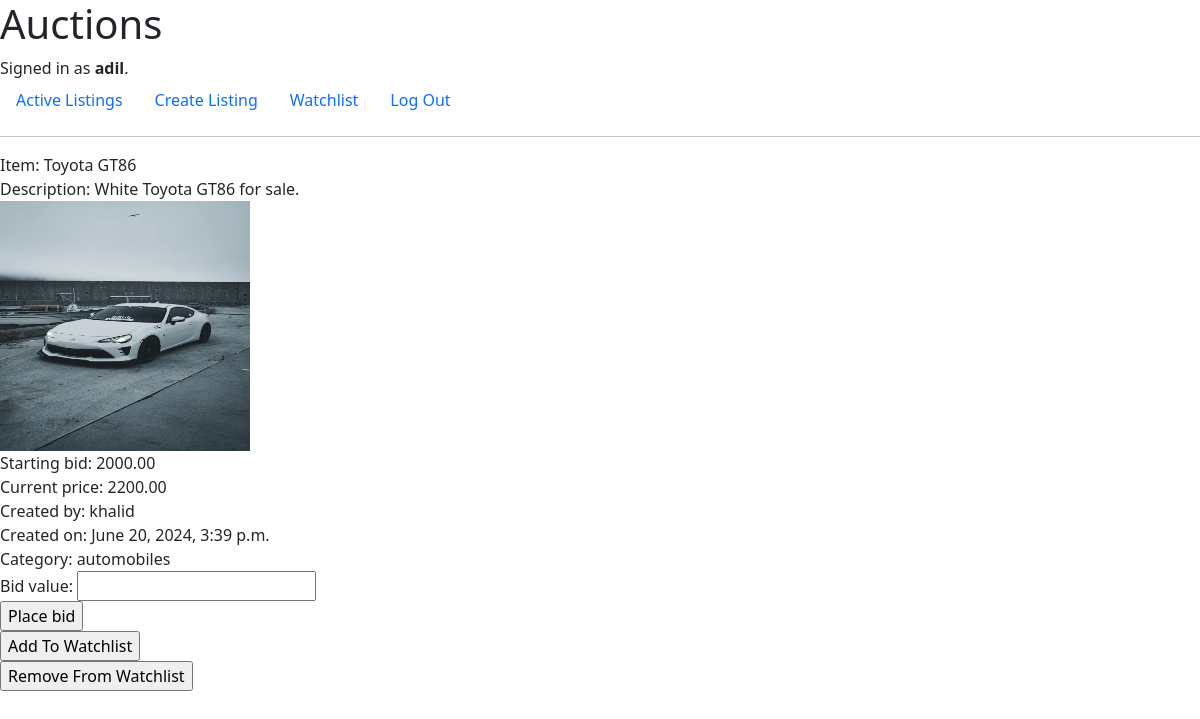
Screenshot of /6 (signed in) with the database file from the repository.
### auctions/models.py (models this page shows, shortened)
class User(AbstractUser):
    pass

class Listing(models.Model):
    category_choices = [('fashion','Fashion'),
                        ('electronics','Electronics'),
                        ('health','Health'),
                        ('toys','Toys'),
                        ('home','Home'),
                        ('jewelry','Jewelry'),
                        ('automobiles','Automobiles'),
                        ('luxury', 'Luxury')
                        ]
    item_name = models.CharField(max_length=64)
    created_by = models.ForeignKey(User, on_delete=models.CASCADE, related_name="listings")
    created_date = models.DateTimeField(default=now)
    description = models.TextField(max_length=300, default="Add description")
    starting_bid = models.DecimalField(max_digits=10,decimal_places=2)
    current_price = models.DecimalField(max_digits=10,decimal_places=2,null=True,blank=True)
    image = models.ImageField(upload_to='images', blank=True, null=True)
    category = models.CharField(max_length=50, default="Add category", choices=category_choices, blank=True)
    status = models.BooleanField(default=True)

### auctions/views.py (the view, shortened to what this page needs)
# urls.py: path("<int:listing_id>", views.view_listing, name="view_listing"),
def view_listing(request, listing_id):
    bid_form = BidForm()
    listing = Listing.objects.get(pk=listing_id)
    bid = listing.bids.last() # get bids associated with the listing; bids is a QuerySet object
    if bid:
        highest_bid = bid.bid_value
        winner = bid.placed_by
        listing.current_price = highest_bid
    else:
        listing.current_price = listing.starting_bid
        winner = None
    return render(request, "auctions/view_listing.html", {
        "listing": listing,
        "bid_form": bid_form,
        "winner" : winner
    })

### auctions/forms.py
class BidForm(ModelForm):
    class Meta:
        model = Bid
        fields = ['bid_value']

### auctions/templates/auctions/view_listing.html (shortened to what this page needs)
{% extends "auctions/layout.html" %}
{% block body %}
    <div>
        <div>Item: {{ listing.item_name }}</div>
        <div>Description: {{ listing.description }}</div>
        {% if listing.image %}
            <div><img src="{{ listing.image.url }}" alt="listing.item_name" height="250" width="250"></div>
        {% endif %}
        <div>Starting bid: {{ listing.starting_bid }}</div>
        <div>Current price: {{ listing.current_price }}</div>
        <div>Created by: {{ listing.created_by }}</div>
        <div>Created on: {{ listing.created_date}}</div>
        <div>Category: {{ listing.category }}</div>
    </div>
    {% if user.is_authenticated %}
        {% if listing.status == True %}
            <div>
            <form action="{% url 'view_listing' listing.id %}" method="post">
                {{ bid_form }}
                <input type="submit" value="Place bid">
            </form>
            </div>
                <div>
                    <form action="{% url 'add_to_watchlist' listing.id %}" method="post">
                        <input type="submit" value="Add To Watchlist">
                    </form>
                    <form action="{% url 'remove_from_watchlist' listing.id %}" method="post">
                        <input type="submit" value="Remove From Watchlist">
                    </form>
                </div>
        {% elif winner is not None and winner == request.user %}
            <p>Congratulations! You have won this auction</p>
        {% else %}
            <p>This auction is closed</p>
        {% endif %}
    {% endif %}
{% endblock %}

### auctions/templates/auctions/layout.html (shortened to what this page needs)
<!DOCTYPE html>
<html lang="en">
    <head>
        <link href="https://cdn.jsdelivr.net/npm/bootstrap@5.3.3/dist/css/bootstrap.min.css" rel="stylesheet">
    </head>
    <body>
        <h1>Auctions</h1>
        <div>
            {% if user.is_authenticated %}
                Signed in as <strong>{{ user.username }}</strong>.
            {% else %}
                Not signed in.
            {% endif %}
        </div>
        <ul class="nav">
            <li class="nav-item">
                <a class="nav-link" href="{% url 'index' %}">Active Listings</a>
            </li>
            {% if user.is_authenticated %}
                <li class="nav-item">
                    <a class="nav-link" href="{% url 'create_listing' %}">Create Listing</a>
                </li>
                <li class="nav-item">
                    <a class="nav-link" href="{% url 'watchlist' %}">Watchlist</a>
                </li>
                <li class="nav-item">
                    <a class="nav-link" href="{% url 'logout' %}">Log Out</a>
                </li>
            {% endif %}
        </ul>
        <hr>
        {% block body %}
        {% endblock %}
    </body>
</html>

### rows the page displays
User: username "adil"
Listing: item_name "Toyota GT86", description "White Toyota GT86 for sale.", image (picture), starting_bid "2000.00", current_price "2200.00", created_by "khalid", created_date "June 20, 2024, 3:39 p.m.", category "automobiles"
